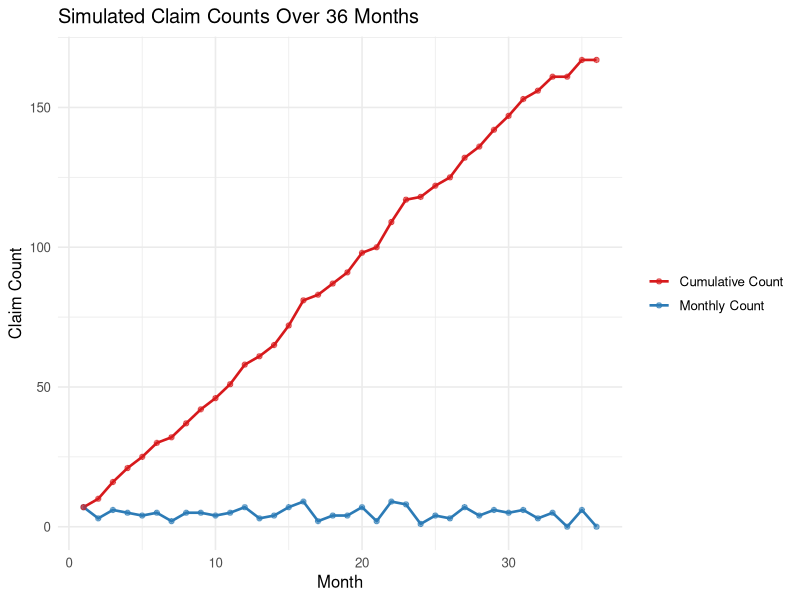
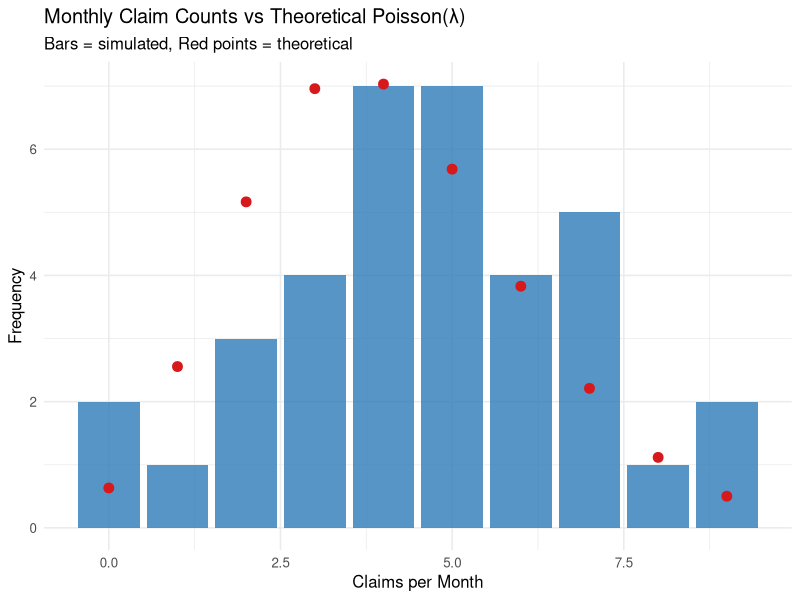
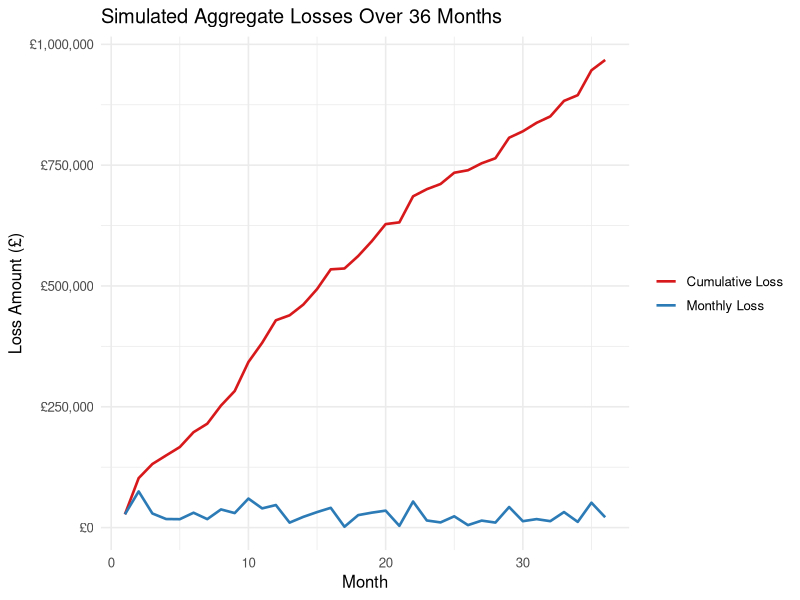
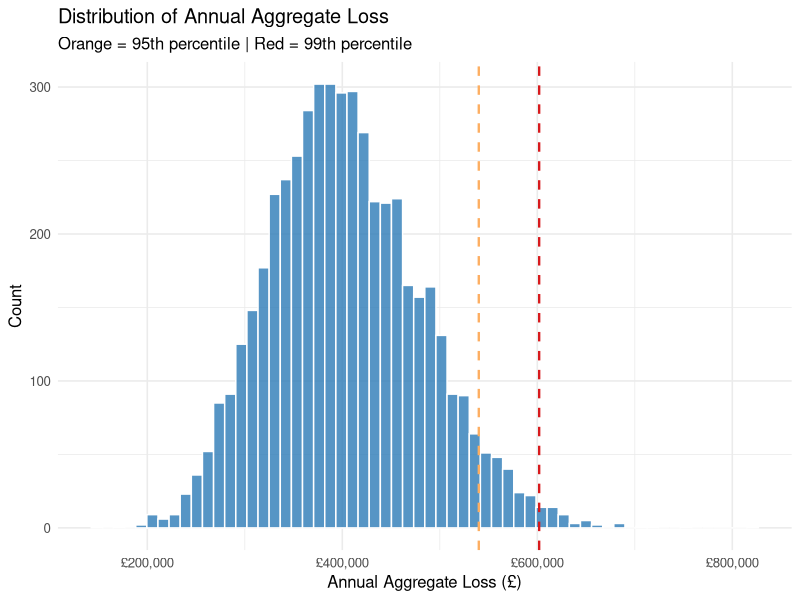

These figures' R source, in order:
## ---- chunk 1
knitr::opts_chunk$set(echo = FALSE, warning = FALSE, message = FALSE)
## ---- chunk 2
library(tidyverse)
library(knitr)

set.seed(42)

policyholders <- read_csv("L2_policyholders.csv")

# Estimate lambda: average monthly claim count from portfolio
# Portfolio spans ~4 years (48 months) across 1000 policyholders
total_claims <- sum(policyholders$has_claim)
n_months     <- 48
lambda       <- total_claims / n_months

# Estimate severity: lognormal parameters from observed claim amounts
claims_only  <- policyholders$claim_amount[policyholders$has_claim == 1]
mu_sev       <- mean(log(claims_only))
sigma_sev    <- sd(log(claims_only))
## ---- chunk 3
lambda   <- total_claims / n_months
n_claims <- rpois(1, lambda = lambda)
cat("Simulated claims this month:", n_claims, "\n")
## ---- chunk 4
n_months_sim <- 36
monthly_claims <- rpois(n_months_sim, lambda = lambda)
cumulative_claims <- cumsum(monthly_claims)
## ---- chunk 5
tibble(
  month      = 1:n_months_sim,
  monthly    = monthly_claims,
  cumulative = cumulative_claims
) %>%
  pivot_longer(-month, names_to = "type", values_to = "count") %>%
  mutate(type = recode(type,
                       monthly    = "Monthly Count",
                       cumulative = "Cumulative Count")) %>%
  ggplot(aes(x = month, y = count, color = type)) +
  geom_line(linewidth = 0.9) +
  geom_point(size = 1.5, alpha = 0.6) +
  scale_color_manual(values = c("Monthly Count"    = "#2c7bb6",
                                 "Cumulative Count" = "#d7191c")) +
  labs(title  = "Simulated Claim Counts Over 36 Months",
       x      = "Month", y = "Claim Count", color = NULL) +
  theme_minimal(base_size = 12)
## ---- chunk 6
x_vals <- min(monthly_claims):max(monthly_claims)

theoretical <- tibble(
  x     = x_vals,
  count = dpois(x_vals, lambda) * n_months_sim
)

tibble(count = monthly_claims) %>%
  ggplot(aes(x = count)) +
  geom_bar(fill = "#2c7bb6", alpha = 0.8) +
  geom_point(data = theoretical,
             aes(x = x, y = count),
             color = "#d7191c", size = 3) +
  labs(title    = "Monthly Claim Counts vs Theoretical Poisson(λ)",
       subtitle = "Bars = simulated, Red points = theoretical",
       x = "Claims per Month", y = "Frequency") +
  theme_minimal(base_size = 12)
## ---- chunk 7
# Step 1: draw number of claims
n  <- rpois(1, lambda = lambda)

# Step 2: draw severities for each claim
severities <- rlnorm(n, meanlog = mu_sev, sdlog = sigma_sev)

# Step 3: aggregate
S <- sum(severities)
cat("Claims this month:", n, "\n")
cat("Aggregate loss:   £", format(round(S, 0), big.mark = ","), "\n")
## ---- chunk 8
aggregate_losses <- sapply(1:n_months_sim, function(t) {
  n <- rpois(1, lambda = lambda)
  sum(rlnorm(n, meanlog = mu_sev, sdlog = sigma_sev))
})

cumulative_losses <- cumsum(aggregate_losses)
## ---- chunk 9
tibble(
  month      = 1:n_months_sim,
  monthly    = aggregate_losses,
  cumulative = cumulative_losses
) %>%
  pivot_longer(-month, names_to = "type", values_to = "loss") %>%
  mutate(type = recode(type,
                       monthly    = "Monthly Loss",
                       cumulative = "Cumulative Loss")) %>%
  ggplot(aes(x = month, y = loss, color = type)) +
  geom_line(linewidth = 0.9) +
  scale_color_manual(values = c("Monthly Loss"    = "#2c7bb6",
                                 "Cumulative Loss" = "#d7191c")) +
  scale_y_continuous(labels = scales::comma_format(prefix = "£")) +
  labs(title = "Simulated Aggregate Losses Over 36 Months",
       x = "Month", y = "Loss Amount (£)", color = NULL) +
  theme_minimal(base_size = 12)
## ---- chunk 10
n_sims       <- 5000
annual_losses <- replicate(n_sims, {
  monthly <- sapply(1:12, function(t) {
    n <- rpois(1, lambda = lambda)
    sum(rlnorm(n, meanlog = mu_sev, sdlog = sigma_sev))
  })
  sum(monthly)
})
## ---- chunk 11
q95 <- quantile(annual_losses, 0.95)
q99 <- quantile(annual_losses, 0.99)

tibble(loss = annual_losses) %>%
  ggplot(aes(x = loss)) +
  geom_histogram(bins = 60, fill = "#2c7bb6",
                 color = "white", alpha = 0.8) +
  geom_vline(xintercept = q95, color = "#fdae61",
             linetype = "dashed", linewidth = 0.8) +
  geom_vline(xintercept = q99, color = "#d7191c",
             linetype = "dashed", linewidth = 0.8) +
  scale_x_continuous(labels = scales::comma_format(prefix = "£")) +
  labs(title    = "Distribution of Annual Aggregate Loss",
       subtitle = "Orange = 95th percentile | Red = 99th percentile",
       x = "Annual Aggregate Loss (£)", y = "Count") +
  theme_minimal(base_size = 12)
## ---- chunk 12
tibble(
  Statistic       = c("Mean", "Std Dev", "50th (Median)",
                       "95th Percentile", "99th Percentile",
                       "99.5th Percentile"),
  `Value (£)`     = format(
    round(c(mean(annual_losses),
            sd(annual_losses),
            quantile(annual_losses, 0.50),
            quantile(annual_losses, 0.95),
            quantile(annual_losses, 0.99),
            quantile(annual_losses, 0.995)), 0),
    big.mark = ",")
) %>%
  kable(caption = "Table 1: Annual Aggregate Loss — Summary Statistics")
## ---- chunk 13
mean_annual  <- round(mean(annual_losses), 0)
p95_annual   <- round(quantile(annual_losses, 0.95), 0)
p995_annual  <- round(quantile(annual_losses, 0.995), 0)
